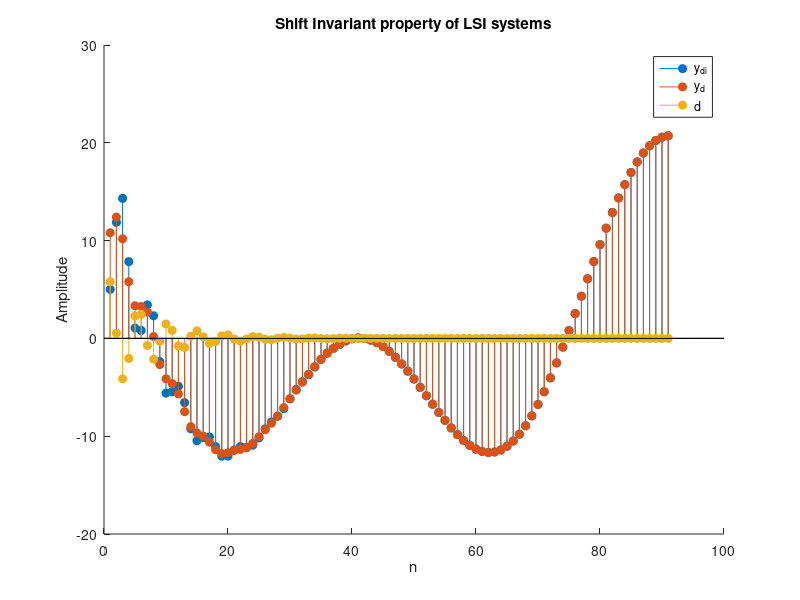

MATLAB code to generate this figure:
%% Experiment - 2
% Example - 4
clc;
clear;
figure;

%% Shift Invariant property of LSI systems
n = 0 : 100;  % Discrete time index
k = 10;  % Delay

c_1 = 2;
c_2 = 3;
f_1 = 0.01;
f_2 = 0.02;

x = c_1 * cos(2 * pi * f_1 * n) + c_1 * cos(2 * pi * f_2 * n);  % Input sequence
x_d = x(k+1:end);  % Delayed input sequence

NUM = [2.2403, 2.4908, 2.2403];  % Numerator coefficients of T[z]
DEN = [1, -0.4, 0.75];  % Denominator coefficients of T[z]

y = filter(NUM, DEN, x);  % Response of system for input sequence
y_d = y(k+1:end);  % Delayed response sequence
y_di = filter(NUM, DEN, x_d);  % Response of system for delayed input
d = y_d - y_di;  % Difference

hold on;
stem(y_di, 'filled')
stem(y_d, 'filled')
stem(d, 'filled')
hold off;
title('Shift Invariant property of LSI systems')
legend('y_{di}', 'y_d', 'd')
xlabel('n')
ylabel('Amplitude')
